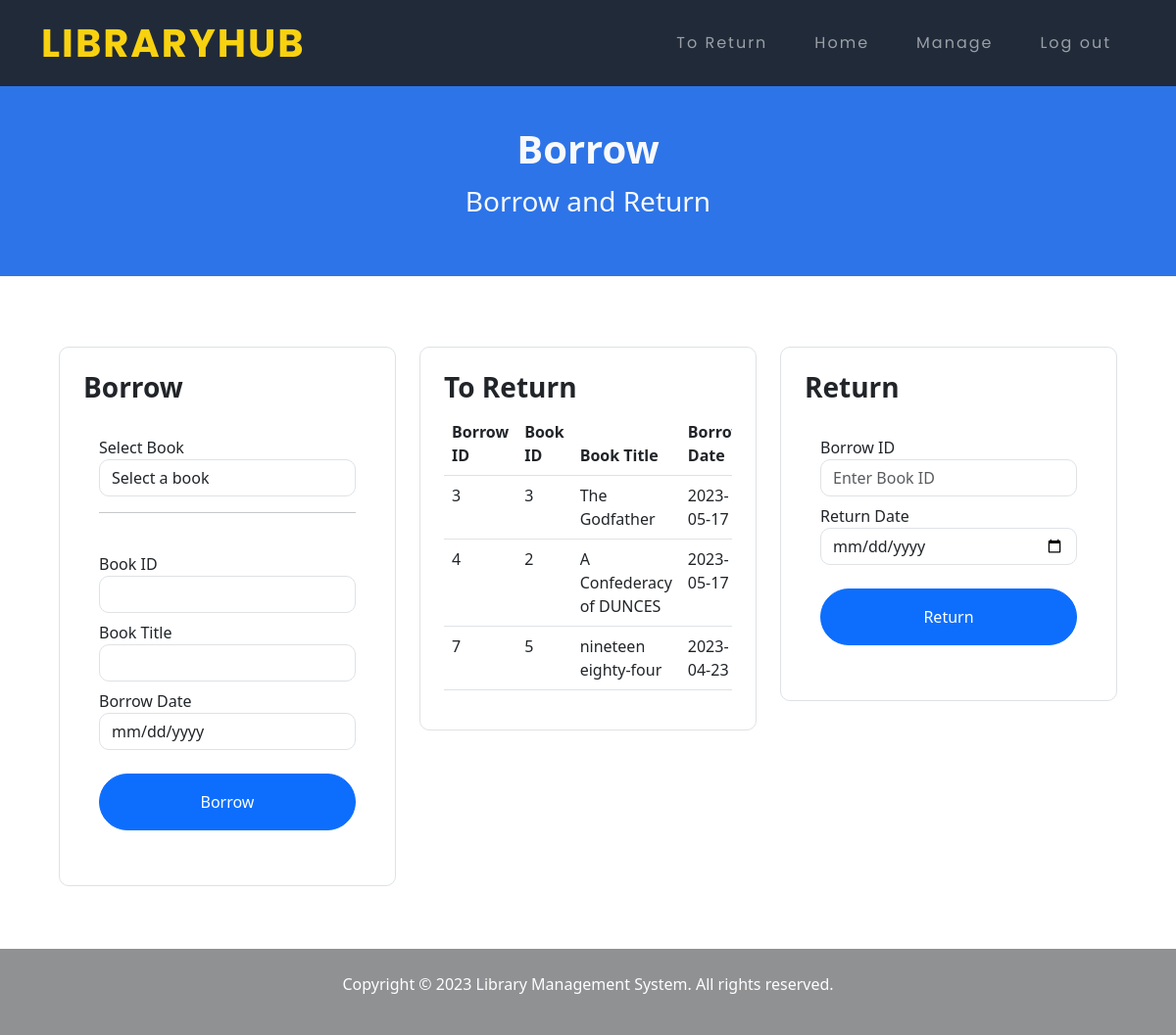
/borrow.php (signed in), run on the app's committed database.
### tables this page shows
CREATE TABLE `borrow` (
  `borrowId` int(11) NOT NULL,
  `borrowDate` date DEFAULT NULL,
  `returnDate` date DEFAULT NULL,
  `accountId` int(11) NOT NULL,
  `bookId` int(11) NOT NULL,
  `isReturned` tinyint(1) NOT NULL DEFAULT 0
);

CREATE TABLE `books` (
  `bookId` int(11) NOT NULL,
  `bookTitle` varchar(50) NOT NULL,
  `author` varchar(50) NOT NULL,
  `publishDate` date NOT NULL,
  `synopsis` varchar(5000) DEFAULT NULL,
  `photo` varchar(255) DEFAULT NULL
);

### includes/functions.php (called while the page is built, shortened)
<?php
function check_login($con)
{
    if (isset($_SESSION['accountId'])){
        $id = $_SESSION['accountId'];
        $query = "SELECT * FROM accounts WHERE accountId = '$id' LIMIT 1";
        $result = mysqli_query($con, $query);
        if ($result && mysqli_num_rows($result) > 0)
        {
            $user_data = mysqli_fetch_assoc($result);
            return $user_data;
        }
    }
    exit;
}

### borrow.php (the view, shortened to what this page needs)
<?php
include("./includes/connection.php");
include("./includes/functions.php");
$bookId = NULL;
$bookTitle = NULL;
?>
<!DOCTYPE html>
<html lang="en">
<head>
    <link href="https://cdn.jsdelivr.net/npm/bootstrap@5.3.0-alpha3/dist/css/bootstrap.min.css" rel="stylesheet">
    <link rel="stylesheet" href="./css/style.css">
</head>
<body>
    <?php include './includes/navbar.php'; ?>
    <section class="text-light p-4 text-center d-flex justify-content-center borrow mb-5">
        <div class="container my-3">
            <h1 class="fw-bold">Borrow</h1>
            <p class="fs-3">Borrow and Return</p>
        </div>
    </section>
    <section class="container-fluid mt-5">
    <div class="row px-5 pb-3">
        <div class="col-md-4">
            <div class="container custom-container mt-4 mb-5 border p-4">
                <h3 class="fw-bold">Borrow</h3>
                <form class="container p-3 bg-white rounded-3 pt-4 mt-1" method="post">
                    <div class="form-group mb-2">
                        <label for="bookSelect">Select Book</label>
                        <select class="form-control custom-input" id="bookSelect" name="bookIdSelect" onchange="updateBookInfo()" required>
                            <option value="" selected disabled>Select a book</option>
                        </select>
                    </div>
                    <hr><br>
                        <div class="form-group mb-2">
                            <label for="bookId">Book ID</label>
                            <input type="text" class="form-control custom-input" id="bookId" name="bookIdSelect" value="<?php echo $bookId; ?>" readonly>
                        </div>
                        <div class="form-group mb-2">
                            <label for="bookTitle">Book Title</label>
                            <input type="text" class="form-control custom-input" id="bookTitle" value="<?php echo $bookTitle; ?>" readonly>
                        </div>
                        <div class="form-group mb-2">
                            <label for="borrowDate">Borrow Date</label>
                            <input type="date" class="form-control custom-input" id="borrowDate" name="borrowDate" readonly>
                        </div>
                        <div class="d-grid gap-2">
                            <input class="btn btn-primary p-3 my-3 rounded-5" type="submit" value="Borrow" name="borrowButton">
                        </div>
                    </form>
                </div>
            </div>
            <div class="col-md-4">
                <div class="container custom-container mt-4 mb-5 border p-4">
                    <h3 class="fw-bold">To Return</h3>
                    <div class="table-responsive-xxl">
                        <?php
                        $sql = "SELECT borrow.borrowId, borrow.bookId, borrow.borrowDate, borrow.returnDate, borrow.accountId, books.bookTitle
                        FROM borrow
                        INNER JOIN books ON borrow.bookId = books.bookId
                        WHERE borrow.accountId = '{$user_data['accountId']}'";
                        $result = mysqli_query($con, $sql);
                        if (mysqli_num_rows($result) > 0) {
                            echo "<table class='table table-hover'>
                                    <thead>
                                        <tr>
                                            <th>Borrow ID</th>
                                            <th>Book ID</th>
                                            <th>Book Title</th>
                                            <th>Borrow Date</th>
                                        </tr>
                                    </thead>
                                    <tbody>";
                            while ($row = mysqli_fetch_assoc($result)) {
                                if ($row['returnDate'] == NULL) {
                                    echo "<tr>";
                                    echo "<td>{$row['borrowId']}</td>";
                                    echo "<td>{$row['bookId']}</td>";
                                    echo "<td>{$row['bookTitle']}</td>";
                                    echo "<td>{$row['borrowDate']}</td>";
                                    echo "</tr>";
                                }
                            }
                            echo "</tbody></table>";
                        } else {
                            echo "<p>No borrow data available.</p>";
                        }
                        ?>
                    </div>
                </div>
            </div>
            <div class="col-md-4">
                <div class="container custom-container mt-4 mb-5 border p-4">
                    <h3 class="fw-bold">Return</h3>
                    <form class="container p-3 bg-white rounded-3 pt-4 mt-1" method="post">
                        <div class="form-group mb-2">
                            <label for="borrowId">Borrow ID</label>
                            <input type="text" class="form-control custom-input" id="borrowId" placeholder="Enter Book ID" name="borrowId">
                        </div>
                        <div class="form-group mb-2">
                            <label for="returnDate">Return Date</label>
                            <input type="date" class="form-control custom-input" id="returnDate" name="returnDate">
                        </div>
                        <div class="d-grid gap-2">
                            <input class="btn btn-primary p-3 my-3 rounded-5" type="submit" value="Return" name="returnButton">
                        </div>
                </div>
            </div>
        </div>
    </section>
    <?php include 'footer.php'; ?>
</body>
</html>

### includes/navbar.php (shortened to what this page needs)
<?php
$user_data = check_login($con);
 echo '<nav class="navbar navbar-expand-lg" data-bs-theme="dark" id="navbar">
        <div class="container">
            <a href="index.php" class="navbar-brand fs-1 fw-bold logo">LIBRARYHUB</a>
            <button
            class="navbar-toggler"
            type="button"
            data-bs-toggle="collapse"
            data-bs-target="#navmenu"
            >
                <span class="navbar-toggler-icon"></span>
            </button>
            <div class="collapse navbar-collapse" id="navmenu">
                <ul class="navbar-nav ms-auto">';
                if ($user_data['accountId'] == 1) {
                    echo '<li class="nav-item p-3">
                     <a href="return.php" class="nav-link">To Return</a>
                 </li>';
                 }
                 echo'
                    <li class="nav-item p-3">
                        <a href="index.php" class="nav-link">Home</a>
                    </li>';
                    if ($user_data['accountId'] == 1) {
                       echo '<li class="nav-item p-3">
                        <a href="book.php" class="nav-link" >Manage</a>
                    </li>';
                    }
                echo '<!-- <li class="nav-item p-3">
                        <a href="book.php" class="nav-link" >Books</a>
                    </li> -->
                    <li class="nav-item p-3">
                        <a href="logout.php" class="nav-link">Log out</a>
                    </li>
                </ul>
            </div>
        </div>
    </nav>';

### footer.php
<?php
    echo '<footer class="p-4 bg-dark text-white text-center position-relative opacity-50">
    <p class="lead fs-6">Copyright &copy; 2023 Library Management System. All rights reserved.</p>
</footer>';
?>

### css/style.css (style rules this page uses)
* { margin: 0; padding: 0; }
html { scroll-behavior: smooth; }
#navbar { background-color: #202A39; font-family: 'Poppins', sans-serif; letter-spacing: 2px; }
.logo { color:#F8D210; }
#navbar ul li a { font:white; }
.welcome, .borrow, .back, .front { background-color: #2D74E8; }
.custom-container { max-width: 450px; border-radius: 10px; }
.custom-input { border-radius: 10px; }

### data on the page
borrow: borrowId "3", bookId "3", bookId.bookTitle "The Godfather", borrowDate "2023-05-17"
borrow: borrowId "4", bookId "2", bookId.bookTitle "A Confederacy of DUNCES", borrowDate "2023-05-17"
borrow: borrowId "7", bookId "5", bookId.bookTitle "nineteen eighty-four", borrowDate "2023-04-23"
